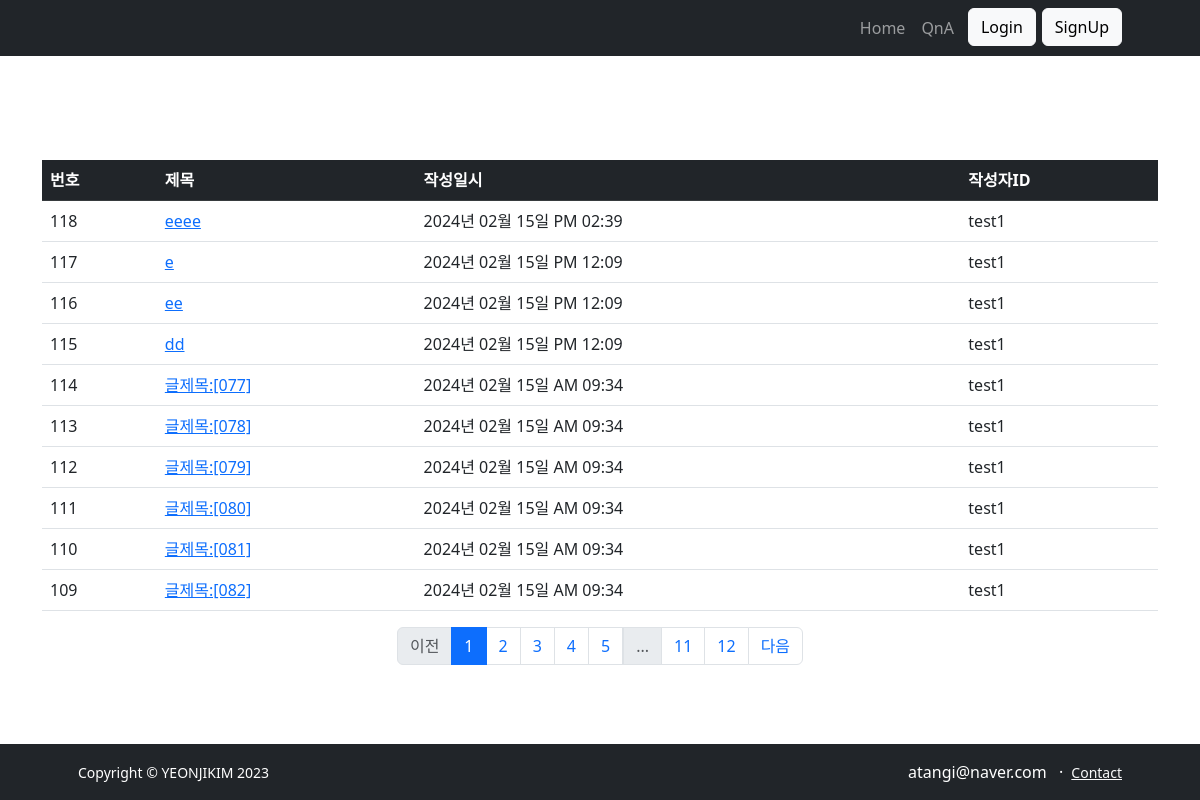
Page /board/list on the committed database.
### test/models.py (models this page shows)
class Question(db.Model):
    id = db.Column(db.Integer, primary_key=True)
    subject = db.Column(db.String(200), nullable=False)
    content = db.Column(db.Text(), nullable=False) # 텍스트가 길이 무제한
    create_date = db.Column(db.DateTime(), nullable=False)
    user_id = db.Column(db.Integer, db.ForeignKey('user.id', ondelete='CASCADE'), nullable=False)
    user = db.relationship('User', backref=db.backref('question_set'))

class User(db.Model):
    id = db.Column(db.Integer, primary_key=True)
    username = db.Column(db.String(8), nullable=False, unique=True)
    password = db.Column(db.String(25), nullable=False)
    email  = db.Column(db.String(200), nullable=False, unique=True)

### test/views/board_views.py (the view)
@board.route("/list")   # /list   /list?page=1
def post_list():
    page = request.args.get('page', type=int, default=1)
    question_list = Question.query.order_by(Question.create_date.desc())
    question_list = question_list.paginate(page=page, per_page=10)
    return render_template("question/question_list.html", question_list=question_list)

### test/filter.py (called while the page is built)
def format_datetime(value, fmt='%Y년 %m월 %d일 %p %I:%M'):
    return value.strftime(fmt)

### test/views/auth_views.py (called while the page is built)
@auth.before_app_request
def load_logged_in_user():
    user_id = session.get('user_id')
    if user_id is None:
        g.user = None
    else:
        g.user = User.query.get(user_id)
        print(g.user, g.user.username, g.user.password)

### test/templates/question/question_list.html (shortened to what this page needs)
{% extends 'base.html' %}
{% block content %}
<div class="container my-3">
    <br>
    <br>
    <table class="table">
        <thead>
        <tr class="table-dark">
            <th>번호</th>
            <th>제목</th>
            <th>작성일시</th>
            <th>작성자ID</th>
        </tr>
        </thead>
        <tbody>
        {% if question_list %}
        {% for question in question_list.items %}
        <tr>
            <td>{{ question_list.total - ((question_list.page-1) * question_list.per_page) - loop.index0 }}</td>
            <td>
                <a href="{{ url_for('board.post_detail', question_id=question.id) }}">{{ question.subject }}</a>
            </td>
            <td>{{ question.create_date | date_time }}</td>
            <td>{{ question.user.username }}</td>
        </tr>
        {% endfor %}
        {% else %}
        <tr>
            <td colspan="3">질문이 없습니다.</td>
        </tr>
        {% endif %}
        </tbody>
    </table>
    <ul class="pagination justify-content-center">
        {% if question_list.has_prev %}
        <li class="page-item">
            <a class="page-link" href="?page={{ question_list.prev_num }}">이전</a>
        </li>
        {% else %}
        <li class="page-item disabled">
            <a class="page-link" tabindex="-1" aria-disabled="true" href="javascript:void(0)">이전</a>
        </li>
        {% endif %}
        {% for page_num in question_list.iter_pages() %}
        {% if page_num %}
        {% if page_num != question_list.page %}
        <li class="page-item">
            <a class="page-link" href="?page={{ page_num }}">{{ page_num }}</a>
        </li>
        {% else %}
        <li class="page-item active" aria-current="page">
            <a class="page-link" href="javascript:void(0)">{{ page_num }}</a>
        </li>
        {% endif %}
        {% else %}
        <li class="disabled">
            <a class="page-link" href="javascript:void(0)">...</a>
        </li>
        {% endif %}
        {% endfor %}
        {% if question_list.has_next %}
        <li class="page-item">
            <a class="page-link" href="?page={{ question_list.next_num }}">다음</a>
        </li>
        {% else %}
        <li class="page-item disabled">
            <a class="page-link" tabindex="-1" aria-disabled="true" href="javascript:void(0)">다음</a>
        </li>
        {% endif %}
    </ul>
    </div>
<br>
<br>
{% endblock %}

### rows in the picture
Question: id "118", subject "eeee", create_date "2024년 02월 15일 PM 02:39", user.username "test1"
Question: id "117", subject "e", create_date "2024년 02월 15일 PM 12:09", user.username "test1"
Question: id "116", subject "ee", create_date "2024년 02월 15일 PM 12:09", user.username "test1"
Question: id "115", subject "dd", create_date "2024년 02월 15일 PM 12:09", user.username "test1"
Question: total "114", subject "글제목:[077]", create_date "2024년 02월 15일 AM 09:34", user.username "test1"
Question: total "113", subject "글제목:[078]", create_date "2024년 02월 15일 AM 09:34", user.username "test1"
Question: total "112", subject "글제목:[079]", create_date "2024년 02월 15일 AM 09:34", user.username "test1"
Question: total "111", subject "글제목:[080]", create_date "2024년 02월 15일 AM 09:34", user.username "test1"
Question: total "110", subject "글제목:[081]", create_date "2024년 02월 15일 AM 09:34", user.username "test1"
Question: total "109", subject "글제목:[082]", create_date "2024년 02월 15일 AM 09:34", user.username "test1"

### other values in the picture
{{ page_num }} "1"
{{ page_num }} "2" "3" "4" "5" "11" "12"
